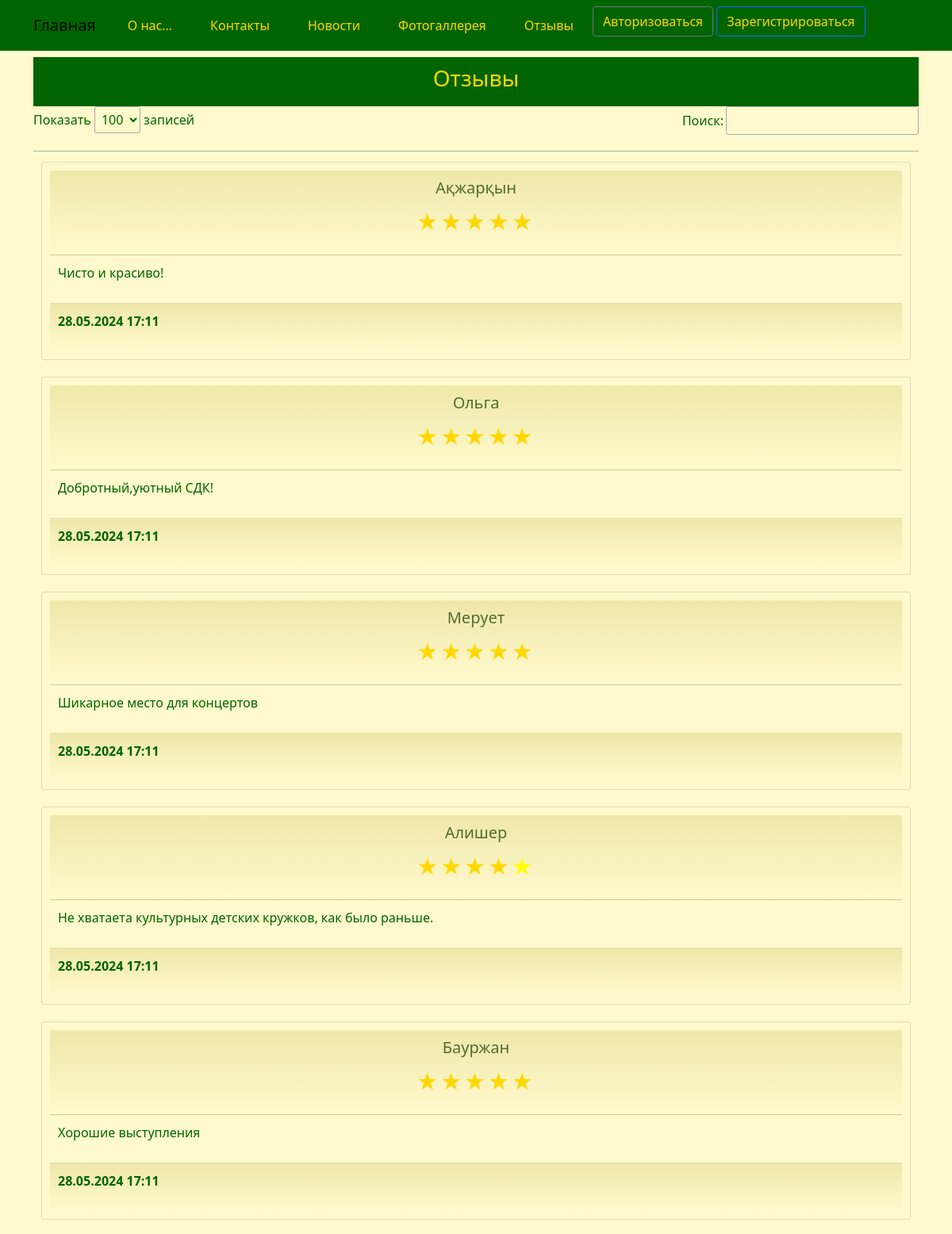
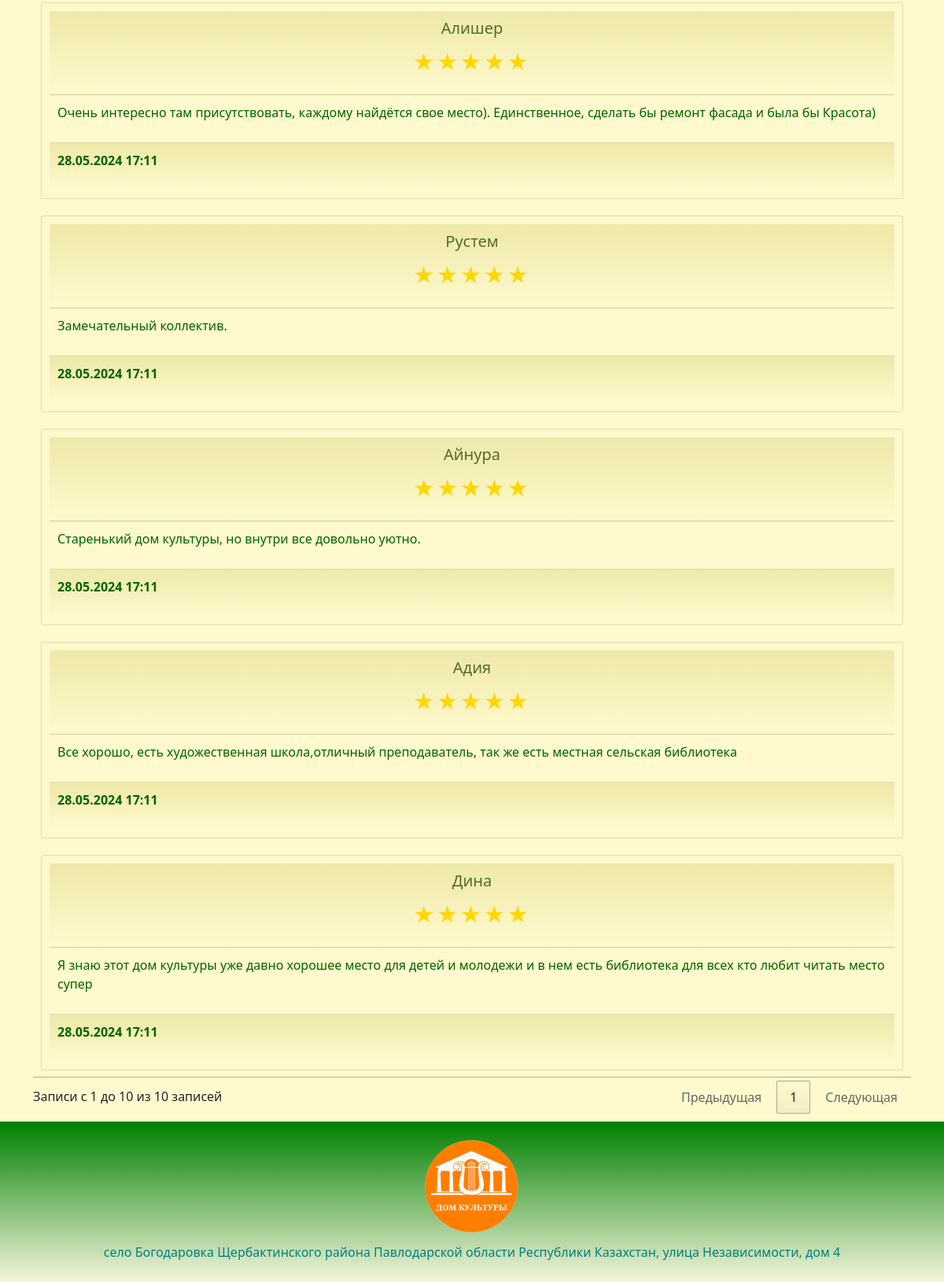
The app's page /reviews/list/ with its own data (2 pictures, top to bottom).
### house/models.py (models this page shows)
class Reviews(models.Model):
    dater = models.DateTimeField(_('dater_reviews'), auto_now_add=True)
    rating = models.IntegerField(_('rating'), blank=True, null=True)
    details = models.TextField(_('details_reviews'))
    user = models.ForeignKey(User, related_name='reviews_user', on_delete=models.CASCADE)
    class Meta:
        db_table = 'reviews'
        indexes = [
            models.Index(fields=['dater']),
        ]
        ordering = ['dater']

### house/views.py (the view)
# urls.py: path('reviews/list/', views.reviews_list, name='reviews_list'),
def reviews_list(request):
    reviews = Reviews.objects.all().order_by('-dater')
    return render(request, "reviews/list.html", {"reviews": reviews})

### templates/reviews/list.html (shortened to what this page needs)
{% extends "base.html" %}
{% load i18n %}
{% load static %}
{% block content %}
<div class="div-width-100-text-center">
	<h3>{% trans "reviewss" %}</h3>
</div>
{% load humanize %}
{% if reviews.count > 0 %}
<div class="row">
	<table id="myTable" style="width:100%">
		<thead>
			<tr>
				<th></th>
			</tr>
		</thead>
		<tbody>
			{% for n in reviews %}
			<tr>
				<td>
					<div class="card">
						<div class="card-header">
							<h5 style="text-align: center">{{ n.user.first_name }}</h5>
							<p><div class="Stars" style="--rating: {{ n.rating }};"></div></p>
						</div>
						<div class="card-body">
							<div class="row">
								<p>{{ n.details }}</p>
							</div>
						</div>
						<div class="card-footer text-muted">
							<p><strong>{{ n.dater | date:"d.m.Y H:i" }}</strong><p>
						</div>
					</div>
				</td>
			</tr>
			{% endfor %}
		</tbody>
	</table>
</div>
{% endif %}
{% endblock content %}

### static/css/styles.css (style rules this page uses)
:root { --navbar-background-color: DarkGreen; --navbar-text-color: Gold; --main-background-color-light: LemonChiffon; --main-background-color-dark: PaleGoldenrod; --main-text-color: DarkGreen; --main-header-color: DarkOliveGreen; --main-text-attention-color: Purple; --footer-background-color-light: Beige; --footer-background-color-dark: Green; --footer-text-color: Teal; --card-background-color-light: LemonChiffon; --card-background-color-dark: PaleGoldenrod; --card-text-color: SeaGreen; --table-background-color-light: LemonChiffon; --table-background-color-dark: PaleGoldenrod; --table-text-color: DarkGreen; --star-size: 30px; --star-color: Yellow; --star-background: Gold ; }
body { background-color: var(--main-background-color-light); }
h1, h2, h3, h4, h5, h6 { color: var(--main-header-color); }
p, ul, li, label { color: var(--main-text-color); }
.card { background-color: var(--card-background-color-light); color: var(--card-text-color); margin-top: 5px; padding: 10px; }
.card-header { background-image: linear-gradient(top, var(--card-background-color-dark), var(--card-background-color-light)); background-image: -o-linear-gradient(top, var(--card-background-color-dark), var(--card-background-color-light)); background-image: -moz-linear-gradient(top, var(--card-background-color-dark), var(--card-background-color-light)); background-image: -webkit-linear-gradient(top, var(--card-background-color-dark), var(--card-background-color-light)); color: var(--card-text-color); padding: 10px; }
.card-body { background-color: var(--card-background-color-light); color: var(--card-text-color); padding: 10px; }
.card-footer { background-image: linear-gradient(top, var(--card-background-color-dark), var(--card-background-color-light)); background-image: -o-linear-gradient(top, var(--card-background-color-dark), var(--card-background-color-light)); background-image: -moz-linear-gradient(top, var(--card-background-color-dark), var(--card-background-color-light)); background-image: -webkit-linear-gradient(top, var(--card-background-color-dark), var(--card-background-color-light)); color: var(--card-text-color); padding: 10px; }
.div-width-100-text-center { background-color: var(--main-text-color); color: Gold; text-align: center; padding-top: 10px; padding-bottom: 10px; }
.div-width-100-text-center h3 { color: Gold; }
.Stars { --percent: calc(var(--rating) / 5 * 100%); display: inline-block; display: block; margin-left: auto; margin-right: auto; font-size: var(--star-size); font-family: Times; line-height: 1; text-align: center; }
.Stars::before { content: "★★★★★"; letter-spacing: 3px; background: linear-gradient(90deg, var(--star-background) var(--percent), var(--star-color) var(--percent)); -webkit-background-clip: text; -webkit-text-fill-color: transparent; }

### records on screen
Reviews: user.first_name "Ақжарқын", details "Чисто и красиво!", dater "28.05.2024 17:11"
Reviews: user.first_name "Ольга", details "Добротный,уютный СДК!", dater "28.05.2024 17:11"
Reviews: user.first_name "Мерует", details "Шикарное место для концертов", dater "28.05.2024 17:11"
Reviews: user.first_name "Алишер", details "Не хватаета культурных детских кружков, как было раньше.", dater "28.05.2024 17:11"
Reviews: user.first_name "Бауржан", details "Хорошие выступления", dater "28.05.2024 17:11"
Reviews: user.first_name "Алишер", details "Очень интересно там присутствовать, каждому найдётся свое место). Единственное, сделать бы ремонт фасада и была бы Красота)", dater "28.05.2024 17:11"
Reviews: user.first_name "Рустем", details "Замечательный коллектив.", dater "28.05.2024 17:11"
Reviews: user.first_name "Айнура", details "Старенький дом культуры, но внутри все довольно уютно.", dater "28.05.2024 17:11"
Reviews: user.first_name "Адия", details "Все хорошо, есть художественная школа,отличный преподаватель, так же есть местная сельская библиотека", dater "28.05.2024 17:11"
Reviews: user.first_name "Дина", details "Я знаю этот дом культуры уже давно хорошее место для детей и молодежи и в нем есть библиотека для всех кто любит читать место супер", dater "28.05.2024 17:11"
